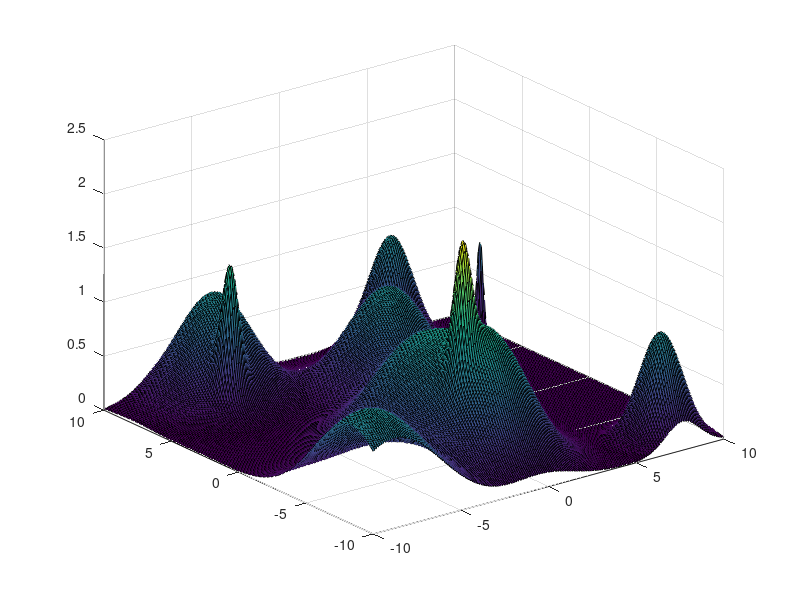
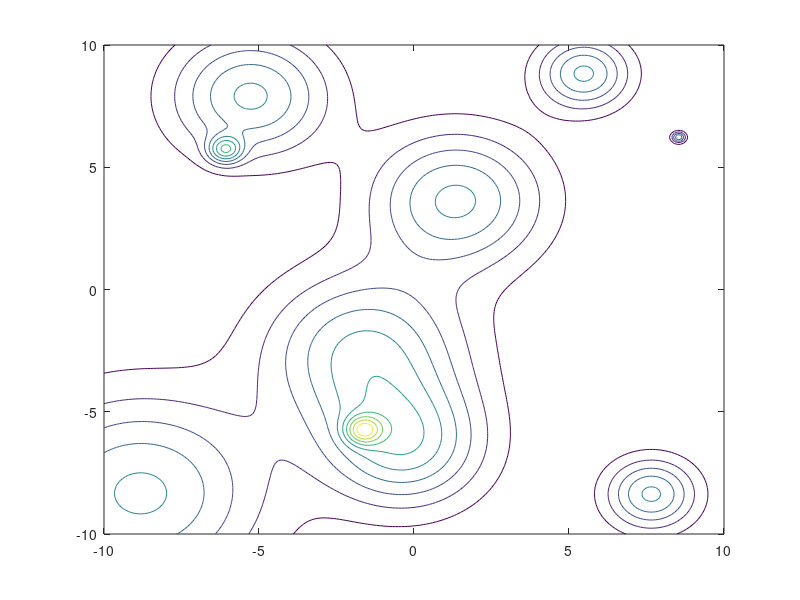

MATLAB code to generate these figures, in order: (Note: this script raises an error after producing the figures.)
XMin = -10;
XMax = 10;
YMin = -10;
YMax = 10;
%% Random Radial Basis functions in space 
disp('3D case with random path - 10 rbf:');
N = 10 % number of random functions
stepMesh = 0.1;
Z = zeros((XMax-XMin)/stepMesh+1,(XMax-XMin)/stepMesh+1);
[X,Y] = meshgrid(XMin:stepMesh:XMax);
% random variance in [a;b] = [0.3;1.5]
variances = 0.3 + (1.5-0.3).*rand(N,1);
% random amplitude [0.1;1]
amplitudes = 0.1 + (1-0.1).*rand(N,1);
% Random Xcenters in [-XMin;xMax]
Xcenters = XMin+ (XMax-XMin).*rand(N,1);
Ycenters = YMin+ (YMax-YMin).*rand(N,1);

esp=zeros(N,1);
esp=1./(2*(variances).^2);
for i=1:1:N
    disp('step:')
    disp(i)
    Xci=Xcenters(i,1)*ones((XMax-XMin)/stepMesh+1,((XMax-XMin)/stepMesh+1)*2);
    Yci=Ycenters(i,1)*ones((YMax-YMin)/stepMesh+1,((YMax-YMin)/stepMesh+1)*2);
    disp('Radial Basis Function: [amplitude,variance,center]');
    disp(amplitudes(i,1))
    disp(variances(i,1))
    disp(Xcenters(i,1))
    disp(Ycenters(i,1))
    Z = Z + 1*exp(-((X-Xci(:,1:((XMax-XMin)/stepMesh+1))).^2+(Y-Yci(:,((XMax-XMin)/stepMesh+2):((YMax-YMin)/stepMesh+1)*2)).^2)*esp(i,1).^2);
end
figure(1);
surf(X,Y,Z)

%% Post elaboration

figure(2);
grid on
axis equal
axis tight
contour(X,Y,Z);
h=[1,1]
contour(X,Y,Z,h);
cl = contour(X,Y,Z);
[x1,y1,z1] = C2xyz(cl);


figure(3);
hold on; % Allows plotting atop the preexisting peaks plot. 
threshold = 1;
sector.numberOfZones = 1;
% analyze all the level curves
for n = find(z1==threshold); 
   n
   %xTh(1,n) = x1{n};
   %yTh(1,n) = y1{n};
   hold on;
   plot(x1{n},y1{n},'k-','linewidth',3);
   sector.zones(sector.numberOfZones).x(1,1:size(x1{n},2)) = x1{n}(1,:);
   sector.zones(sector.numberOfZones).y(1,1:size(x1{n},2)) = y1{n}(1,:);
   sector.numberOfZones = sector.numberOfZones + 1;
end
disp('Number of zones founded:');
disp(sector.numberOfZones);
%plot(xTh(1,:),yTh(1,:),'k-','linewidth',3)
